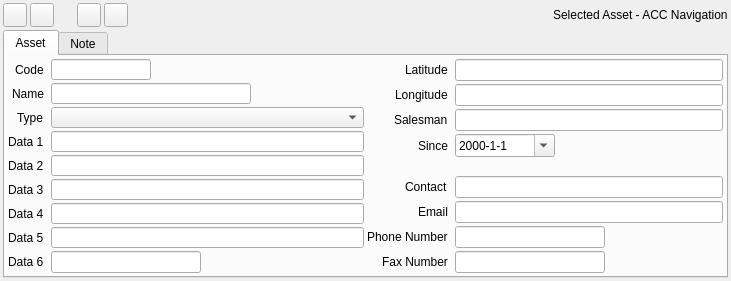
<?xml version="1.0" encoding="UTF-8"?>
<ui version="4.0">
 <class>ACC_AssetWidget</class>
 <widget class="QWidget" name="ACC_AssetWidget">
  <property name="geometry">
   <rect>
    <x>0</x>
    <y>0</y>
    <width>731</width>
    <height>281</height>
   </rect>
  </property>
  <property name="minimumSize">
   <size>
    <width>660</width>
    <height>260</height>
   </size>
  </property>
  <property name="windowTitle">
   <string>Form</string>
  </property>
  <layout class="QGridLayout" name="gridLayout_3">
   <property name="leftMargin">
    <number>3</number>
   </property>
   <property name="topMargin">
    <number>3</number>
   </property>
   <property name="rightMargin">
    <number>3</number>
   </property>
   <property name="bottomMargin">
    <number>3</number>
   </property>
   <property name="spacing">
    <number>3</number>
   </property>
   <item row="1" column="0">
    <widget class="QTabWidget" name="tabWidget">
     <property name="currentIndex">
      <number>0</number>
     </property>
     <property name="tabsClosable">
      <bool>false</bool>
     </property>
     <widget class="QWidget" name="tab">
      <attribute name="title">
       <string>Asset</string>
      </attribute>
      <layout class="QGridLayout" name="gridLayout_2">
       <property name="leftMargin">
        <number>3</number>
       </property>
       <property name="topMargin">
        <number>3</number>
       </property>
       <property name="rightMargin">
        <number>3</number>
       </property>
       <property name="bottomMargin">
        <number>3</number>
       </property>
       <property name="spacing">
        <number>3</number>
       </property>
       <item row="0" column="0">
        <layout class="QFormLayout" name="formLayout">
         <property name="labelAlignment">
          <set>Qt::AlignRight|Qt::AlignTrailing|Qt::AlignVCenter</set>
         </property>
         <property name="horizontalSpacing">
          <number>7</number>
         </property>
         <property name="verticalSpacing">
          <number>3</number>
         </property>
         <item row="0" column="0">
          <widget class="QLabel" name="lblAssetCode">
           <property name="text">
            <string>Code</string>
           </property>
          </widget>
         </item>
         <item row="0" column="1">
          <widget class="QLineEdit" name="leAssetCode">
           <property name="sizePolicy">
            <sizepolicy hsizetype="Expanding" vsizetype="Fixed">
             <horstretch>1</horstretch>
             <verstretch>0</verstretch>
            </sizepolicy>
           </property>
           <property name="minimumSize">
            <size>
             <width>100</width>
             <height>0</height>
            </size>
           </property>
           <property name="maximumSize">
            <size>
             <width>100</width>
             <height>16777215</height>
            </size>
           </property>
          </widget>
         </item>
         <item row="1" column="0">
          <widget class="QLabel" name="lblAssetName">
           <property name="text">
            <string>Name</string>
           </property>
          </widget>
         </item>
         <item row="1" column="1">
          <widget class="QLineEdit" name="leAssetName">
           <property name="sizePolicy">
            <sizepolicy hsizetype="Expanding" vsizetype="Fixed">
             <horstretch>1</horstretch>
             <verstretch>0</verstretch>
            </sizepolicy>
           </property>
           <property name="minimumSize">
            <size>
             <width>200</width>
             <height>0</height>
            </size>
           </property>
           <property name="maximumSize">
            <size>
             <width>200</width>
             <height>16777215</height>
            </size>
           </property>
          </widget>
         </item>
         <item row="2" column="0">
          <widget class="QLabel" name="lblAssetType">
           <property name="text">
            <string>Type</string>
           </property>
          </widget>
         </item>
         <item row="2" column="1">
          <widget class="QComboBox" name="cbAssetType"/>
         </item>
         <item row="3" column="0">
          <widget class="QLabel" name="lblData1">
           <property name="text">
            <string>Data 1</string>
           </property>
          </widget>
         </item>
         <item row="3" column="1">
          <widget class="QLineEdit" name="leData1">
           <property name="sizePolicy">
            <sizepolicy hsizetype="Expanding" vsizetype="Fixed">
             <horstretch>0</horstretch>
             <verstretch>0</verstretch>
            </sizepolicy>
           </property>
           <property name="minimumSize">
            <size>
             <width>0</width>
             <height>0</height>
            </size>
           </property>
           <property name="maximumSize">
            <size>
             <width>16777215</width>
             <height>16777215</height>
            </size>
           </property>
          </widget>
         </item>
         <item row="4" column="0">
          <widget class="QLabel" name="lblData2">
           <property name="text">
            <string>Data 2</string>
           </property>
          </widget>
         </item>
         <item row="4" column="1">
          <widget class="QLineEdit" name="leData2">
           <property name="sizePolicy">
            <sizepolicy hsizetype="Expanding" vsizetype="Fixed">
             <horstretch>0</horstretch>
             <verstretch>0</verstretch>
            </sizepolicy>
           </property>
           <property name="minimumSize">
            <size>
             <width>0</width>
             <height>0</height>
            </size>
           </property>
           <property name="maximumSize">
            <size>
             <width>16777215</width>
             <height>16777215</height>
            </size>
           </property>
          </widget>
         </item>
         <item row="5" column="0">
          <widget class="QLabel" name="lblData3">
           <property name="text">
            <string>Data 3</string>
           </property>
          </widget>
         </item>
         <item row="5" column="1">
          <widget class="QLineEdit" name="leData3">
           <property name="sizePolicy">
            <sizepolicy hsizetype="Expanding" vsizetype="Fixed">
             <horstretch>0</horstretch>
             <verstretch>0</verstretch>
            </sizepolicy>
           </property>
           <property name="minimumSize">
            <size>
             <width>0</width>
             <height>0</height>
            </size>
           </property>
           <property name="maximumSize">
            <size>
             <width>16777215</width>
             <height>16777215</height>
            </size>
           </property>
          </widget>
         </item>
         <item row="6" column="0">
          <widget class="QLabel" name="lblData4">
           <property name="text">
            <string>Data 4</string>
           </property>
          </widget>
         </item>
         <item row="6" column="1">
          <widget class="QLineEdit" name="leData4">
           <property name="sizePolicy">
            <sizepolicy hsizetype="Expanding" vsizetype="Fixed">
             <horstretch>0</horstretch>
             <verstretch>0</verstretch>
            </sizepolicy>
           </property>
           <property name="minimumSize">
            <size>
             <width>0</width>
             <height>0</height>
            </size>
           </property>
           <property name="maximumSize">
            <size>
             <width>16777215</width>
             <height>16777215</height>
            </size>
           </property>
          </widget>
         </item>
         <item row="7" column="0">
          <widget class="QLabel" name="lblData5">
           <property name="text">
            <string>Data 5</string>
           </property>
          </widget>
         </item>
         <item row="7" column="1">
          <widget class="QLineEdit" name="leData5">
           <property name="sizePolicy">
            <sizepolicy hsizetype="Expanding" vsizetype="Fixed">
             <horstretch>0</horstretch>
             <verstretch>0</verstretch>
            </sizepolicy>
           </property>
           <property name="minimumSize">
            <size>
             <width>0</width>
             <height>0</height>
            </size>
           </property>
           <property name="maximumSize">
            <size>
             <width>16777215</width>
             <height>16777215</height>
            </size>
           </property>
          </widget>
         </item>
         <item row="8" column="0">
          <widget class="QLabel" name="lblData6">
           <property name="text">
            <string>Data 6</string>
           </property>
          </widget>
         </item>
         <item row="8" column="1">
          <widget class="QLineEdit" name="leData6">
           <property name="sizePolicy">
            <sizepolicy hsizetype="Expanding" vsizetype="Fixed">
             <horstretch>1</horstretch>
             <verstretch>0</verstretch>
            </sizepolicy>
           </property>
           <property name="minimumSize">
            <size>
             <width>150</width>
             <height>0</height>
            </size>
           </property>
           <property name="maximumSize">
            <size>
             <width>150</width>
             <height>16777215</height>
            </size>
           </property>
          </widget>
         </item>
        </layout>
       </item>
       <item row="0" column="1">
        <layout class="QFormLayout" name="formLayout_2">
         <property name="labelAlignment">
          <set>Qt::AlignRight|Qt::AlignTrailing|Qt::AlignVCenter</set>
         </property>
         <property name="horizontalSpacing">
          <number>7</number>
         </property>
         <property name="verticalSpacing">
          <number>3</number>
         </property>
         <item row="0" column="0">
          <widget class="QLabel" name="lblLatitude">
           <property name="text">
            <string>Latitude</string>
           </property>
          </widget>
         </item>
         <item row="0" column="1">
          <widget class="QLineEdit" name="leLatitude"/>
         </item>
         <item row="1" column="0">
          <widget class="QLabel" name="lblLongitude">
           <property name="text">
            <string>Longitude</string>
           </property>
          </widget>
         </item>
         <item row="1" column="1">
          <widget class="QLineEdit" name="leLongitude"/>
         </item>
         <item row="2" column="0">
          <widget class="QLabel" name="label">
           <property name="text">
            <string>Salesman</string>
           </property>
          </widget>
         </item>
         <item row="2" column="1">
          <widget class="QLineEdit" name="leSalesMan"/>
         </item>
         <item row="3" column="0">
          <widget class="QLabel" name="lblSince">
           <property name="text">
            <string>Since</string>
           </property>
          </widget>
         </item>
         <item row="3" column="1">
          <widget class="QDateEdit" name="dteSince">
           <property name="minimumSize">
            <size>
             <width>100</width>
             <height>0</height>
            </size>
           </property>
           <property name="maximumSize">
            <size>
             <width>100</width>
             <height>16777215</height>
            </size>
           </property>
           <property name="displayFormat">
            <string>yyyy-M-d</string>
           </property>
           <property name="calendarPopup">
            <bool>true</bool>
           </property>
          </widget>
         </item>
         <item row="5" column="0">
          <widget class="QLabel" name="lblContact">
           <property name="text">
            <string>Contact</string>
           </property>
          </widget>
         </item>
         <item row="5" column="1">
          <widget class="QLineEdit" name="leContact">
           <property name="minimumSize">
            <size>
             <width>0</width>
             <height>0</height>
            </size>
           </property>
           <property name="maximumSize">
            <size>
             <width>16777215</width>
             <height>16777215</height>
            </size>
           </property>
          </widget>
         </item>
         <item row="6" column="0">
          <widget class="QLabel" name="lblEmail">
           <property name="text">
            <string>Email</string>
           </property>
          </widget>
         </item>
         <item row="6" column="1">
          <widget class="QLineEdit" name="leEmail">
           <property name="minimumSize">
            <size>
             <width>0</width>
             <height>0</height>
            </size>
           </property>
           <property name="maximumSize">
            <size>
             <width>16777215</width>
             <height>16777215</height>
            </size>
           </property>
          </widget>
         </item>
         <item row="7" column="0">
          <widget class="QLabel" name="lblPhoneNumber">
           <property name="text">
            <string>Phone Number</string>
           </property>
          </widget>
         </item>
         <item row="7" column="1">
          <widget class="QLineEdit" name="lePhoneNumber">
           <property name="minimumSize">
            <size>
             <width>150</width>
             <height>0</height>
            </size>
           </property>
           <property name="maximumSize">
            <size>
             <width>150</width>
             <height>16777215</height>
            </size>
           </property>
          </widget>
         </item>
         <item row="8" column="0">
          <widget class="QLabel" name="lblFaxNumber">
           <property name="text">
            <string>Fax Number</string>
           </property>
          </widget>
         </item>
         <item row="8" column="1">
          <widget class="QLineEdit" name="leFaxNumber">
           <property name="minimumSize">
            <size>
             <width>150</width>
             <height>0</height>
            </size>
           </property>
           <property name="maximumSize">
            <size>
             <width>150</width>
             <height>16777215</height>
            </size>
           </property>
          </widget>
         </item>
         <item row="4" column="0" colspan="2">
          <spacer name="verticalSpacer_7">
           <property name="orientation">
            <enum>Qt::Vertical</enum>
           </property>
           <property name="sizeHint" stdset="0">
            <size>
             <width>20</width>
             <height>20</height>
            </size>
           </property>
          </spacer>
         </item>
        </layout>
       </item>
       <item row="1" column="0" colspan="2">
        <spacer name="verticalSpacer_2">
         <property name="orientation">
          <enum>Qt::Vertical</enum>
         </property>
         <property name="sizeHint" stdset="0">
          <size>
           <width>326</width>
           <height>14</height>
          </size>
         </property>
        </spacer>
       </item>
      </layout>
     </widget>
     <widget class="QWidget" name="tabNote">
      <attribute name="title">
       <string>Note</string>
      </attribute>
      <layout class="QGridLayout" name="gridLayout">
       <property name="leftMargin">
        <number>6</number>
       </property>
       <property name="topMargin">
        <number>6</number>
       </property>
       <property name="rightMargin">
        <number>6</number>
       </property>
       <property name="bottomMargin">
        <number>6</number>
       </property>
       <item row="0" column="0">
        <widget class="QTextEdit" name="teNote">
         <property name="acceptRichText">
          <bool>false</bool>
         </property>
        </widget>
       </item>
      </layout>
     </widget>
    </widget>
   </item>
   <item row="0" column="0">
    <layout class="QHBoxLayout" name="horizontalLayout">
     <property name="spacing">
      <number>3</number>
     </property>
     <item>
      <widget class="QToolButton" name="pbPrevious">
       <property name="minimumSize">
        <size>
         <width>24</width>
         <height>24</height>
        </size>
       </property>
       <property name="maximumSize">
        <size>
         <width>24</width>
         <height>24</height>
        </size>
       </property>
       <property name="toolTip">
        <string>Previous</string>
       </property>
       <property name="text">
        <string/>
       </property>
       <property name="icon">
        <iconset resource="../../../db/src/gui/db.qrc">
         <normaloff>:/images/icons/arrow_left.png</normaloff>:/images/icons/arrow_left.png</iconset>
       </property>
      </widget>
     </item>
     <item>
      <widget class="QToolButton" name="pbNext">
       <property name="minimumSize">
        <size>
         <width>24</width>
         <height>24</height>
        </size>
       </property>
       <property name="maximumSize">
        <size>
         <width>24</width>
         <height>24</height>
        </size>
       </property>
       <property name="toolTip">
        <string>Next</string>
       </property>
       <property name="text">
        <string/>
       </property>
       <property name="icon">
        <iconset resource="../../../db/src/gui/db.qrc">
         <normaloff>:/images/icons/arrow_right.png</normaloff>:/images/icons/arrow_right.png</iconset>
       </property>
      </widget>
     </item>
     <item>
      <spacer name="horizontalSpacer_3">
       <property name="orientation">
        <enum>Qt::Horizontal</enum>
       </property>
       <property name="sizeType">
        <enum>QSizePolicy::Preferred</enum>
       </property>
       <property name="sizeHint" stdset="0">
        <size>
         <width>20</width>
         <height>20</height>
        </size>
       </property>
      </spacer>
     </item>
     <item>
      <widget class="QToolButton" name="pbSave">
       <property name="minimumSize">
        <size>
         <width>24</width>
         <height>24</height>
        </size>
       </property>
       <property name="maximumSize">
        <size>
         <width>24</width>
         <height>24</height>
        </size>
       </property>
       <property name="toolTip">
        <string>Save</string>
       </property>
       <property name="text">
        <string/>
       </property>
       <property name="icon">
        <iconset resource="../../../db/src/gui/db.qrc">
         <normaloff>:/images/icons/database_save.png</normaloff>:/images/icons/database_save.png</iconset>
       </property>
      </widget>
     </item>
     <item>
      <widget class="QToolButton" name="pbRevert">
       <property name="minimumSize">
        <size>
         <width>24</width>
         <height>24</height>
        </size>
       </property>
       <property name="maximumSize">
        <size>
         <width>24</width>
         <height>24</height>
        </size>
       </property>
       <property name="toolTip">
        <string>Cancel changes</string>
       </property>
       <property name="text">
        <string/>
       </property>
       <property name="icon">
        <iconset resource="../../../db/src/gui/db.qrc">
         <normaloff>:/images/icons/arrow_undo.png</normaloff>:/images/icons/arrow_undo.png</iconset>
       </property>
      </widget>
     </item>
     <item>
      <spacer name="horizontalSpacer_2">
       <property name="orientation">
        <enum>Qt::Horizontal</enum>
       </property>
       <property name="sizeHint" stdset="0">
        <size>
         <width>40</width>
         <height>20</height>
        </size>
       </property>
      </spacer>
     </item>
     <item>
      <widget class="QLabel" name="lblSelect">
       <property name="text">
        <string>Selected Asset - ACC Navigation</string>
       </property>
      </widget>
     </item>
    </layout>
   </item>
  </layout>
 </widget>
 <tabstops>
  <tabstop>pbPrevious</tabstop>
  <tabstop>pbNext</tabstop>
  <tabstop>pbSave</tabstop>
  <tabstop>pbRevert</tabstop>
  <tabstop>tabWidget</tabstop>
  <tabstop>leAssetCode</tabstop>
  <tabstop>leAssetName</tabstop>
  <tabstop>cbAssetType</tabstop>
  <tabstop>leData1</tabstop>
  <tabstop>leData2</tabstop>
  <tabstop>leData3</tabstop>
  <tabstop>leData4</tabstop>
  <tabstop>leData5</tabstop>
  <tabstop>leData6</tabstop>
  <tabstop>leLatitude</tabstop>
  <tabstop>leLongitude</tabstop>
  <tabstop>leSalesMan</tabstop>
  <tabstop>dteSince</tabstop>
  <tabstop>leContact</tabstop>
  <tabstop>leEmail</tabstop>
  <tabstop>lePhoneNumber</tabstop>
  <tabstop>leFaxNumber</tabstop>
  <tabstop>teNote</tabstop>
 </tabstops>
 <resources>
  <include location="../../../db/src/gui/db.qrc"/>
 </resources>
 <connections/>
</ui>
